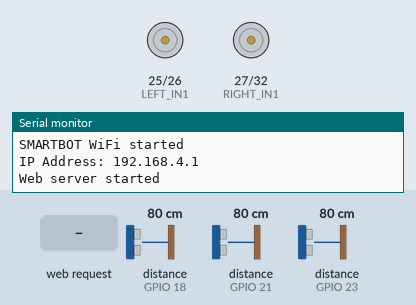
Recording of a program running on a simulated ESP32. On the bench: motor-driver pin pairs drawn as motors (green arrow = first pin HIGH = forward, orange = second pin HIGH = backward, longer = more drive, scaled by the enable pin), the last lines printed to the serial monitor. The inputs (shaded band) are chosen by the test bench; at power-on: distance to the obstacle (sensors on GPIO 18, GPIO 21, GPIO 23) 80 cm. The echo pulse lasts 58.3 µs per cm.

Above: at 1.2 s.
1.3 s: HTTP request GET /mode received
At 2.2 s:
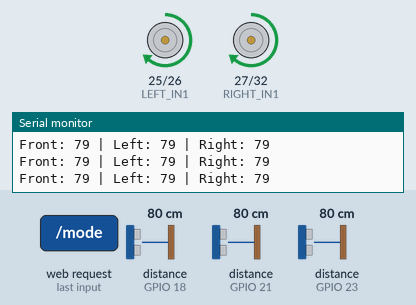
2.8 s: distance to the obstacle (sensor on GPIO 18) set to 39 cm
4.3 s: distance to the obstacle (sensor on GPIO 18) set to 34 cm
At 4.61 s:
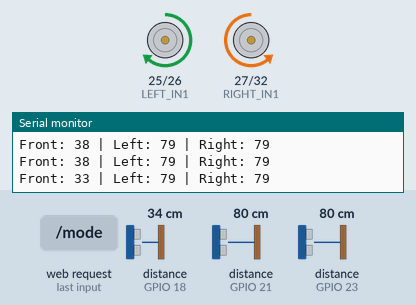
7.3 s: distance to the obstacle (sensor on GPIO 21) set to 86 cm
At 7.68 s:
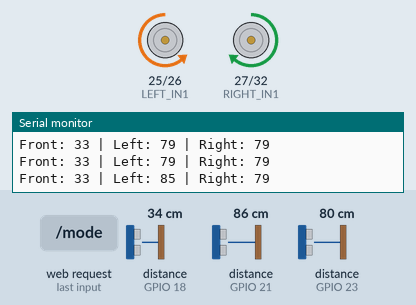
10.3 s: distance to the obstacle (sensor on GPIO 21) set to 2 cm
13.3 s: distance to the obstacle (sensor on GPIO 21) set to 120 cm
Timing chart, 0 to 17.3 s (numbered marks = the images above; inputs shaded):
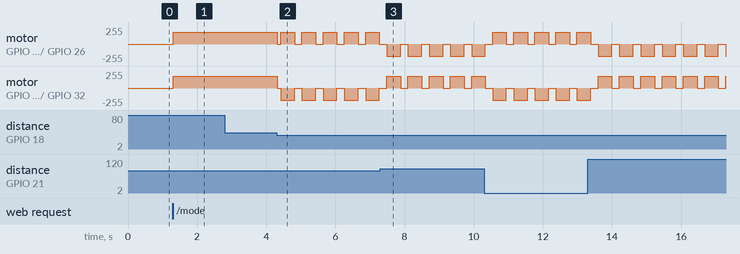

Measured:
- the behaviour switches between 37 and 36 cm on distance to the obstacle (sensor on GPIO 18) (found by bisection; images 1 and 2)
- the behaviour switches between 80 and 81 cm on distance to the obstacle (sensor on GPIO 21) (found by bisection; images 2 and 3)
- after the input at 1.3 s, motor on GPIO 25 (LEFT_IN1) / GPIO 26 (LEFT_IN2), motor on GPIO 27 (RIGHT_IN1) / GPIO 32 (RIGHT_IN2): stopped → forward 180/255 at once
- after the input at 4.3 s, motor on GPIO 25 (LEFT_IN1) / GPIO 26 (LEFT_IN2): forward 180/255 → stopped at once, then repeats every 0.61 s: forward 180/255 0.40 s, stopped 0.21 s; motor on GPIO 27 (RIGHT_IN1) / GPIO 32 (RIGHT_IN2): forward 180/255 → stopped at once, then repeats every 0.61 s: backward 180/255 0.40 s, stopped 0.21 s

The program:

main.cpp
```cpp
#include <WiFi.h>
#include <WebServer.h>

// =========================
// WIFI
// =========================

const char *ssid = "SENTRO_BOT";
const char *password = "HMSE2026";

WebServer server(80);

// =========================
// ULTRASONIC
// =========================

#define FRONT_TRIG 5
#define FRONT_ECHO 18

#define LEFT_TRIG 19
#define LEFT_ECHO 21

#define RIGHT_TRIG 22
#define RIGHT_ECHO 23

// =========================
// MOTOR
// =========================

// Motor kiri
#define LEFT_IN1 25
#define LEFT_IN2 26
#define LEFT_EN 33

// Motor kanan
#define RIGHT_IN1 27
#define RIGHT_IN2 32
#define RIGHT_EN 14

// =========================
// SETTINGS
// =========================

int motorSpeed = 180;

bool autoMode = false;

unsigned long lastAutoAction = 0;

// =========================
// HTML
// =========================

const char MAIN_PAGE[] PROGMEM = R"rawliteral(

<!DOCTYPE html>

<html>

<head>

<meta name="viewport" content="width=device-width, initial-scale=1">

<title>SENTRO BOT</title>

<style>

* {
    box-sizing: border-box;
}

body {
    font-family: Arial, sans-serif;
    background: #0a314b;
    color: white;
    text-align: center;
    margin: 0;
    padding: 20px;
}

h1 {
    margin: 5px 0;
    font-size: 32px;
}

.subtitle {
    margin-top: 0;
    color: #b8d4e5;
}

.status {
    background: #123f5c;
    padding: 18px;
    border-radius: 15px;
    margin: 20px auto;
    max-width: 500px;
}

.mode {
    font-size: 28px;
    font-weight: bold;
    margin: 10px;
}

.mode-manual {
    color: #2ecc71;
}

.mode-auto {
    color: #f1c40f;
}

button {
    border: none;
    border-radius: 12px;
    font-size: 18px;
    font-weight: bold;
    cursor: pointer;
    transition: 0.15s;
}

button:active {
    transform: scale(0.95);
}

/* =========================
   MODE BUTTON
========================= */

.modeButton {
    width: 240px;
    height: 55px;
    background: #9b59b6;
    color: white;
    margin-bottom: 20px;
}

/* =========================
   CONTROL
========================= */

.control-panel {
    max-width: 500px;
    margin: auto;
}

.control-row {
    display: flex;
    justify-content: center;
    gap: 10px;
}

.control {
    width: 110px;
    height: 60px;
    margin: 6px;
    color: white;
}

.forward {
    background: #2ecc71;
}

.backward {
    background: #3498db;
}

.left,
.right {
    background: #f1c40f;
    color: #222;
}

.stop {
    background: #e74c3c;
}

/* =========================
   MONITORING
========================= */

.monitor {
    max-width: 600px;
    margin: 25px auto;
    background: #123f5c;
    padding: 20px;
    border-radius: 15px;
}

.monitor h2 {
    margin-top: 0;
}

.sensor-container {
    display: flex;
    justify-content: center;
    gap: 10px;
    flex-wrap: wrap;
}

.sensor {
    background: #0a314b;
    padding: 15px;
    border-radius: 12px;
    min-width: 140px;
}

.sensor-title {
    font-size: 14px;
    color: #b8d4e5;
}

.distance {
    font-size: 28px;
    font-weight: bold;
}

.cm {
    font-size: 14px;
}

/* =========================
   AUTO STATUS
========================= */

.auto-status {
    margin-top: 20px;
    padding: 15px;
    background: #0a314b;
    border-radius: 12px;
}

#robotStatus {
    font-size: 22px;
    font-weight: bold;
}

.warning {
    color: #e74c3c;
}

.safe {
    color: #2ecc71;
}

</style>

</head>


<body>

<h1>SENTRO</h1>

<p class="subtitle">
Software Engineering Navigation & Tracking Robot
</p>


<!-- =========================
     MODE
========================= -->

<div class="status">

<p>MODE ROBOT</p>

<div id="mode" class="mode mode-manual">
MANUAL
</div>

<button class="modeButton" onclick="toggleMode()">
UBAH MODE
</button>

</div>


<!-- =========================
     CONTROL
========================= -->

<div class="control-panel">

<h2>CONTROL</h2>

<div>
<button class="control forward"
ontouchstart="send('forward')"
onmousedown="send('forward')"
ontouchend="send('stop')"
onmouseup="send('stop')">

MAJU

</button>
</div>


<div class="control-row">

<button class="control left"
onclick="send('left')">

KIRI

</button>


<button class="control stop"
onclick="send('stop')">

STOP

</button>


<button class="control right"
onclick="send('right')">

KANAN

</button>

</div>


<div>

<button class="control backward"
ontouchstart="send('backward')"
onmousedown="send('backward')"
ontouchend="send('stop')"
onmouseup="send('stop')">

MUNDUR

</button>

</div>

</div>


<!-- =========================
     MONITORING
========================= -->

<div class="monitor">

<h2>MONITORING SENSOR</h2>

<div class="sensor-container">


<div class="sensor">

<div class="sensor-title">
DEPAN
</div>

<div class="distance" id="front">
--
</div>

<div class="cm">
cm
</div>

</div>


<div class="sensor">

<div class="sensor-title">
KIRI
</div>

<div class="distance" id="left">
--
</div>

<div class="cm">
cm
</div>

</div>


<div class="sensor">

<div class="sensor-title">
KANAN
</div>

<div class="distance" id="right">
--
</div>

<div class="cm">
cm
</div>

</div>


</div>


<!-- =========================
     AUTO STATUS
========================= -->

<div class="auto-status">

<p>STATUS ROBOT</p>

<div id="robotStatus">
STANDBY
</div>

</div>

</div>


<script>


// =========================
// CONTROL
// =========================

function send(command)
{

    fetch('/control?cmd=' + command);

}


// =========================
// MODE
// =========================

function toggleMode()
{

    fetch('/mode')

    .then(response => response.text())

    .then(data => {

        updateMode(data);

    });

}


function updateMode(data)
{

    const mode =
        document.getElementById('mode');

    mode.innerText = data;

    mode.classList.remove(
        'mode-manual',
        'mode-auto'
    );


    if(data === "AUTO")
    {

        mode.classList.add(
            'mode-auto'
        );

    }
    else
    {

        mode.classList.add(
            'mode-manual'
        );

    }

}


// =========================
// MONITORING
// =========================

function updateMonitoring()
{

    fetch('/sensor')

    .then(response => response.json())

    .then(data => {

        document.getElementById(
            'front'
        ).innerText = data.front;


        document.getElementById(
            'left'
        ).innerText = data.left;


        document.getElementById(
            'right'
        ).innerText = data.right;


        const status =
            document.getElementById(
                'robotStatus'
            );


        if(data.mode === "AUTO")
        {

            if(data.front <= 20)
            {

                status.innerText =
                    "⚠ HALANGAN TERDETEKSI";

                status.className =
                    "warning";

            }
            else
            {

                status.innerText =
                    "✓ JALAN AMAN";

                status.className =
                    "safe";

            }

        }
        else
        {

            status.innerText =
                "MANUAL CONTROL";

            status.className =
                "";

        }

    })

    .catch(error => {

        console.log(
            "Monitoring error:",
            error
        );

    });

}


// Update sensor setiap 500 ms

setInterval(
    updateMonitoring,
    500
);


// Jalankan pertama kali

updateMonitoring();


</script>

</body>

</html>

)rawliteral";

// =========================
// ULTRASONIC FUNCTION
// =========================

long readDistance(int trigPin, int echoPin)
{

    digitalWrite(trigPin, LOW);
    delayMicroseconds(2);

    digitalWrite(trigPin, HIGH);
    delayMicroseconds(10);

    digitalWrite(trigPin, LOW);

    long duration = pulseIn(
        echoPin,
        HIGH,
        30000);

    if (duration == 0)
    {
        return 999;
    }

    return duration * 0.034 / 2;
}

// =========================
// MOTOR CONTROL
// =========================

void leftMotor(int speed)
{

    if (speed > 0)
    {

        digitalWrite(LEFT_IN1, HIGH);
        digitalWrite(LEFT_IN2, LOW);
    }
    else if (speed < 0)
    {

        digitalWrite(LEFT_IN1, LOW);
        digitalWrite(LEFT_IN2, HIGH);
    }
    else
    {

        digitalWrite(LEFT_IN1, LOW);
        digitalWrite(LEFT_IN2, LOW);
    }

    analogWrite(LEFT_EN, abs(speed));
}

void rightMotor(int speed)
{

    if (speed > 0)
    {

        digitalWrite(RIGHT_IN1, HIGH);
        digitalWrite(RIGHT_IN2, LOW);
    }
    else if (speed < 0)
    {

        digitalWrite(RIGHT_IN1, LOW);
        digitalWrite(RIGHT_IN2, HIGH);
    }
    else
    {

        digitalWrite(RIGHT_IN1, LOW);
        digitalWrite(RIGHT_IN2, LOW);
    }

    analogWrite(RIGHT_EN, abs(speed));
}

// =========================
// MOVEMENT
// =========================

void forward()
{

    leftMotor(motorSpeed);
    rightMotor(motorSpeed);
}

void backward()
{

    leftMotor(-motorSpeed);
    rightMotor(-motorSpeed);
}

void turnLeft()
{

    leftMotor(-motorSpeed);
    rightMotor(motorSpeed);
}

void turnRight()
{

    leftMotor(motorSpeed);
    rightMotor(-motorSpeed);
}

void stopRobot()
{

    leftMotor(0);
    rightMotor(0);
}

// =========================
// MANUAL CONTROL
// =========================

void handleControl()
{

    if (!server.hasArg("cmd"))
    {
        server.send(400, "text/plain", "Missing command");
        return;
    }

    String command = server.arg("cmd");

    // Manual control hanya aktif
    // ketika mode MANUAL

    if (!autoMode)
    {

        if (command == "forward")
        {

            forward();
        }
        else if (command == "backward")
        {

            backward();
        }
        else if (command == "left")
        {

            turnLeft();
        }
        else if (command == "right")
        {

            turnRight();
        }
        else if (command == "stop")
        {

            stopRobot();
        }
    }

    server.send(200, "text/plain", "OK");
}

// =========================
// MODE
// =========================

void handleMode()
{

    autoMode = !autoMode;

    stopRobot();

    if (autoMode)
    {

        server.send(
            200,
            "text/plain",
            "AUTO");
    }
    else
    {

        server.send(
            200,
            "text/plain",
            "MANUAL");
    }
}

// =========================
// AUTONOMOUS
// =========================

void autonomousMode()
{

    long front = readDistance(
        FRONT_TRIG,
        FRONT_ECHO);

    long left = readDistance(
        LEFT_TRIG,
        LEFT_ECHO);

    long right = readDistance(
        RIGHT_TRIG,
        RIGHT_ECHO);

    Serial.print("Front: ");
    Serial.print(front);

    Serial.print(" | Left: ");
    Serial.print(left);

    Serial.print(" | Right: ");
    Serial.println(right);

    // =========================
    // TIDAK ADA HALANGAN
    // =========================

    if (front > 35)
    {

        forward();
    }

    // =========================
    // ADA HALANGAN DEPAN
    // =========================

    else
    {

        stopRobot();

        delay(100);

        // pilih arah yang lebih kosong

        if (left > right)
        {

            turnLeft();

            delay(400);
        }
        else
        {

            turnRight();

            delay(400);
        }

        stopRobot();

        delay(100);
    }
}

// ========================= // SENSOR API // =========================
void handleSensor()
{
    long front = readDistance(FRONT_TRIG, FRONT_ECHO);
    long left = readDistance(LEFT_TRIG, LEFT_ECHO);
    long right = readDistance(RIGHT_TRIG, RIGHT_ECHO);
    String json = "{";
    json += "\"front\":";
    json += front;
    json += ",\"left\":";
    json += left;
    json += ",\"right\":";
    json += right;
    json += ",\"mode\":\"";
    json += autoMode ? "AUTO" : "MANUAL";
    json += "\"";
    json += "}";
    server.send(200, "application/json", json);
}

// =========================
// SETUP
// =========================

void setup()
{

    Serial.begin(115200);

    // Ultrasonic

    pinMode(FRONT_TRIG, OUTPUT);
    pinMode(FRONT_ECHO, INPUT);

    pinMode(LEFT_TRIG, OUTPUT);
    pinMode(LEFT_ECHO, INPUT);

    pinMode(RIGHT_TRIG, OUTPUT);
    pinMode(RIGHT_ECHO, INPUT);

    // Motor

    pinMode(LEFT_IN1, OUTPUT);
    pinMode(LEFT_IN2, OUTPUT);
    pinMode(LEFT_EN, OUTPUT);

    pinMode(RIGHT_IN1, OUTPUT);
    pinMode(RIGHT_IN2, OUTPUT);
    pinMode(RIGHT_EN, OUTPUT);

    stopRobot();

    // =========================
    // WIFI ACCESS POINT
    // =========================

    WiFi.softAP(
        ssid,
        password);

    Serial.println();

    Serial.println(
        "SMARTBOT WiFi started");

    Serial.print(
        "IP Address: ");

    Serial.println(
        WiFi.softAPIP());

    // =========================
    // WEB SERVER
    // =========================

    server.on(
        "/",
        []()
        {
            server.send(
                200,
                "text/html",
                MAIN_PAGE);
        });

    server.on(
        "/control",
        handleControl);

    server.on(
        "/mode",
        handleMode);

    server.on("/sensor", handleSensor);

    server.begin();

    Serial.println(
        "Web server started");
}

// =========================
// LOOP
// =========================

void loop()
{

    server.handleClient();

    if (autoMode)
    {

        // Jalankan autonomous
        // setiap 100ms

        if (
            millis() -
                lastAutoAction >=
            100)
        {

            lastAutoAction = millis();

            autonomousMode();
        }
    }
}
```
